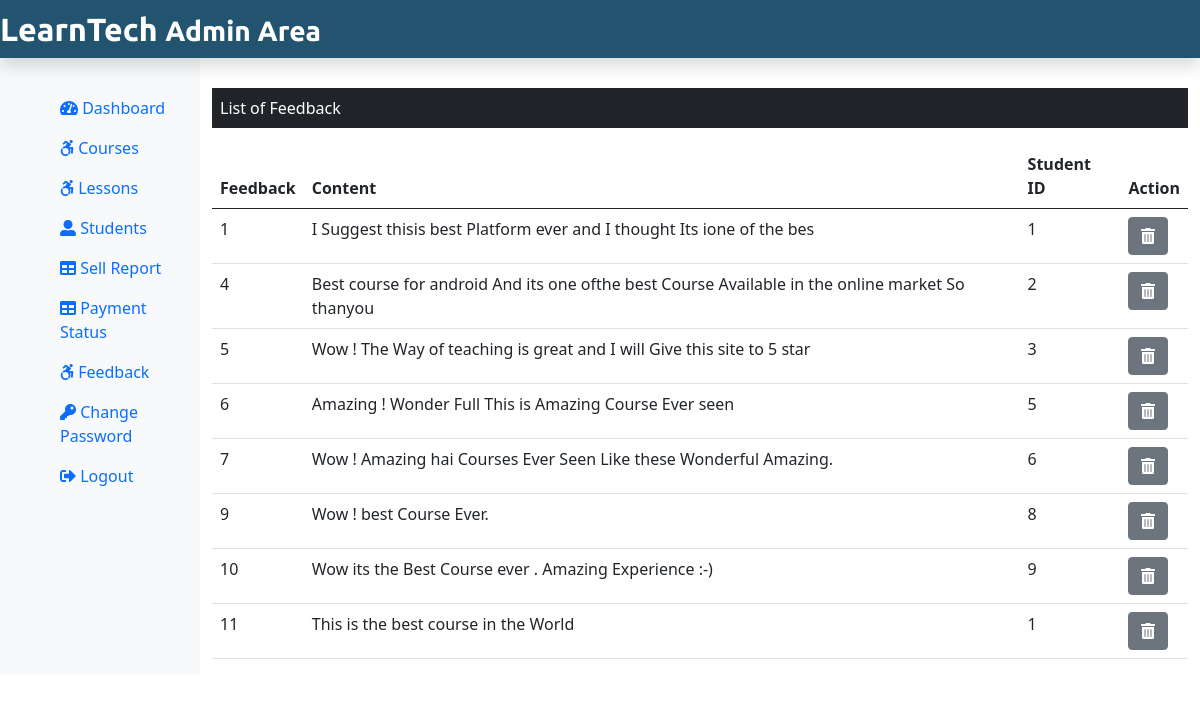
The page /Admin/feedback.php (signed in) on the database its author committed.
### tables this page shows
CREATE TABLE `feedback` (
  `f_content` text NOT NULL,
  `f_id` int(11) NOT NULL,
  `stu_id` int(11) NOT NULL
);

### Admin/feedback.php (the view, shortened to what this page needs)
<?php
include('./AdminInclude/header.php');
include('../dbconnection.php');
?>
<div class="col-sm-10 mt-5">
<p class="bg-dark text-white p-2">List of Feedback</p>
<?php
$sql ="SELECT * FROM feedback";
$result=$conn->query($sql);
if($result->num_rows>0){
echo '<table class="table" >
<thead>
<tr>
  <th scope="col">Feedback</th>
  <th scope="col">Content</th>
  <th scope="col">Student ID</th>
  <th scope="col">Action</th>
</tr>
</thead>
<tbody>';
while($row=$result->fetch_assoc()){
  echo'<tr>';
  echo'<td scope="row">'.$row["f_id"].'</td>';
  echo'<td scope="row">'.$row["f_content"].'</td>';
  echo'<td scope="row">'.$row["stu_id"].'</td>';
  echo'<td> <form action="" method="POST"
  class="d-inline" ><input type="hidden" name="id" value='.$row["f_id"].'>
  <button type="submit" class="btn btn-secondary" name="delete" value="Delete"><i class="fa fa-trash-alt"></i></button> </form> </td> </tr>
';
}
echo '</tbody>
</table>';
}else{
  echo'<div class="alert alert-info"> 0 Results</div>';
}
?>
</div>
</div>
</div>
<?php
include('./AdminInclude/footer.php')
?>

### rows shown on the page
feedback: f_id "1", f_content "I Suggest thisis best Platform ever and I thought Its ione of the bes", stu "1"
feedback: f_id "4", f_content "Best course for android And its one ofthe best Course Available in the online market So thanyou", stu "2"
feedback: f_id "5", f_content "Wow ! The Way of teaching is great and I will Give this site to 5 star", stu "3"
feedback: f_id "6", f_content "Amazing ! Wonder Full This is Amazing Course Ever seen", stu "5"
feedback: f_id "7", f_content "Wow ! Amazing hai Courses Ever Seen Like these Wonderful Amazing.", stu "6"
feedback: f_id "9", f_content "Wow ! best Course Ever.", stu "8"
feedback: f_id "10", f_content "Wow its the Best Course ever . Amazing Experience :-)", stu "9"
feedback: f_id "11", f_content "This is the best course in the World", stu "1"
